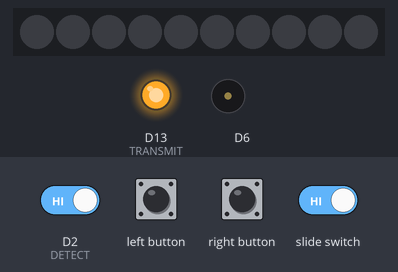
Recording of a sketch running on a simulated Adafruit Circuit Playground Express. Parts: 10 RGB LEDs in strip order, left to right, output pins drawn as LEDs (lit = HIGH), buzzer (waves = sounding). The test bench sets the inputs (shaded band); at power-on: D2 (DETECT) HIGH. What the sketch prints to the serial monitor is not drawn.

Above: at 1.2 s.
1.3 s: D2 (DETECT) driven LOW
At 2.5 s:
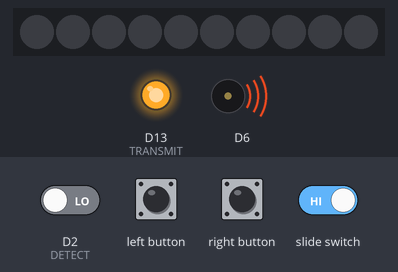
2.8 s: left button pressed for 0.15 s
At 3.3 s:
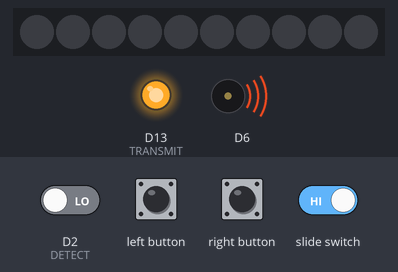
4.4 s: slide switch set LOW
At 5.2 s:
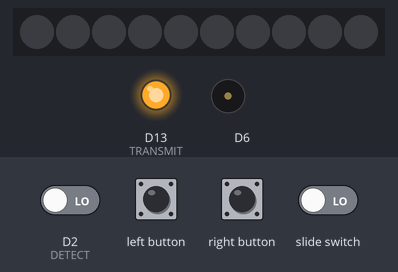
7.4 s: slide switch set HIGH
At 8.5 s:
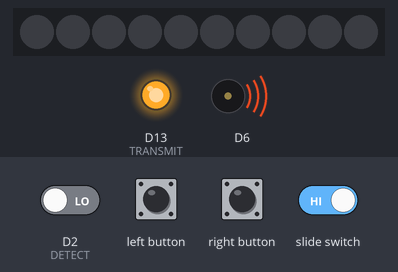
Timing chart, 0 to 9.9 s (numbered marks = the images above; inputs shaded):
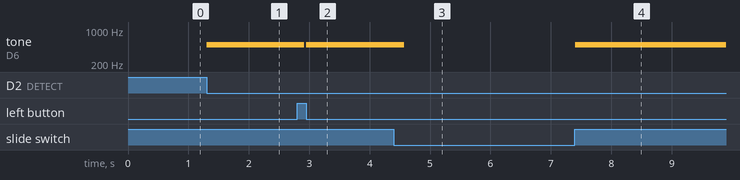

Measured:
- after the input at 1.3 s, tone on D6: silent → 500 Hz at once
- after the input at 2.8 s, tone on D6: 500 Hz → silent after 0.12 s, → 500 Hz 0.03 s later
- after the input at 4.4 s, tone on D6: 500 Hz → silent after 0.17 s
- after the input at 7.4 s, tone on D6: silent → 500 Hz at once

The sketch:

Laser_Detection_System.ino
```cpp
#include <Adafruit_CircuitPlayground.h>
#include <Adafruit_Circuit_Playground.h>

#define DETECT 2 // pin 2 for Receiver sensor input to Arduino
#define TRANSMIT 13 // pin 13 to turn ON Transmitter
#define ACTION 8 // pin 8 for action relay or alarm
#define ALARM_TIME 400 // time that lights and sound activate for
bool alarmed = false;

void setup() {
  Serial.begin(9600);
  CircuitPlayground.begin();
  Serial.println("Joseph's Laser Module Test");
  pinMode(DETECT, INPUT); // define DETECT input pin
  pinMode(ACTION, OUTPUT); // define ACTION output pin
  pinMode(TRANSMIT, OUTPUT); // defint TRANSMIT output pin
  digitalWrite(TRANSMIT, HIGH); // set TRANSMIT pin HIGH to power TX module
}

void loop() {
  // put your main code here, to run repeatedly:
  if(CircuitPlayground.slideSwitch()) {
    int detected = digitalRead(DETECT); // Read the laser sensor
    if(detected == LOW)
      alarmed = true;
  }
  else {
    if(alarmed)
      reset();
  }

  if(CircuitPlayground.rightButton() || CircuitPlayground.leftButton())
    reset();

  if(alarmed) {
    Serial.println("Intrusion Detected!");
    for(int i = 0; i < 10; i++)
      CircuitPlayground.setPixelColor(i, 255, 0, 0);

    CircuitPlayground.playTone(500, ALARM_TIME, false);

    CircuitPlayground.clearPixels();
    delay(300);
  }
  else {
    Serial.println("===clear===");
  }
}

void reset() {
  Serial.println("Alarm reset");
  alarmed = false;
}
```
